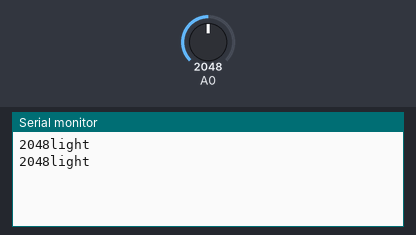
Simulated run of this sketch. Board: Particle Photon. Shown: the last lines printed to the serial monitor. The test bench sets the inputs (shaded band); at power-on: A0 = 2048.

Above: at 4.1 s.
4.2 s: A0 set to 2866
At 7.0 s:
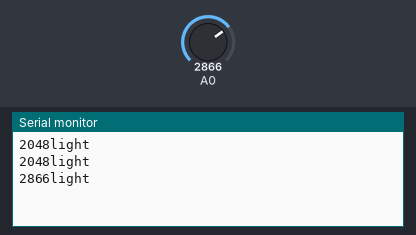
7.9 s: A0 set to 3603
At 9.9 s:
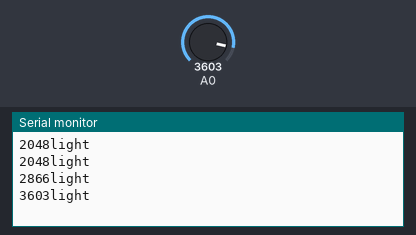
Timing chart, 0 to 11.4 s (numbered marks = the images above; inputs shaded):
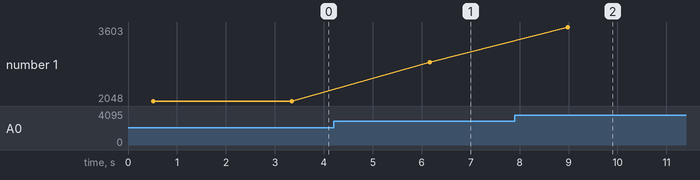

Measured:
- after the input at 4.2 s, the serial monitor: prints a new line after 2.0 s (image 1)
- after the input at 7.9 s, the serial monitor: prints a new line after 1.1 s (image 2)
- plotted number 1: 2048 → 2866 after the input at 4.2 s, 2866 → 3603 after the input at 7.9 s

The sketch:

e.ino
```cpp
// This #include statement was automatically added by the Particle IDE.
#include <ThingSpeak.h>


int analogvalue = 0;
int light;
TCPClient client;

unsigned long myChannelNumber = 1720711;
const char * myWriteAPIKey = "J0P588C12CYKHZGE";

void setup(){

  ThingSpeak.begin(client);

  Particle.variable("analogvalue", analogvalue);
  Particle.variable("light", light);

Serial.begin(9600);

  pinMode(A0, INPUT);
}

void loop()
{
    delay(500);

  analogvalue = analogRead(A0);

  light = (analogvalue);


  Particle.publish("Light",String (light), ALL_DEVICES);// sends data to cloud
  ThingSpeak.setField(1,light);
  Serial.print(light);
  Serial.println("light");
  ThingSpeak.writeFields(myChannelNumber, myWriteAPIKey);
  delay(2000);

}
```
